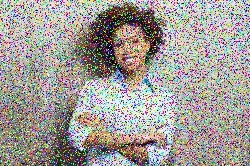
#> input picture Mod4CT1.jpg, 250 x 166 px
$ python Jeremy_Pretty_CSC_515_Module_4_Crit.py
#> lines starting #> are read from the running program, lines starting #| are printed output that depends on the picture
# Jeremy Pretty
# CSC 515
# Module 4 Crit
# March 12 2023
import cv2
import numpy as np
from matplotlib import pyplot as plt
import os

Mod_Img = os.path.join(os.path.dirname(__file__), 'Mod4CT1.jpg')

# Read the image
img = cv2.imread(Mod_Img, 0)
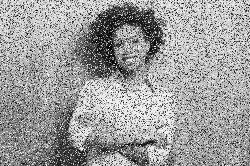
#> img: shape (166, 250); min 0, max 255, mean 157

# Define kernel sizes
kernel_sizes = [3, 5, 7]

# Define sigma values for Gaussian filter
sigma_values = [1, 2]

# Define filter types
filters = {'Mean': lambda img, ksize: cv2.blur(img, (ksize,ksize)),
           'Median': lambda img, ksize: cv2.medianBlur(img, ksize),
           'Gaussian 1': lambda img, ksize: cv2.GaussianBlur(img, (ksize,ksize), sigmaX=sigma_values[0]),
           'Gaussian 2': lambda img, ksize: cv2.GaussianBlur(img, (ksize,ksize), sigmaX=sigma_values[1])}

# Apply filters for different kernel sizes and sigma values
results = {}
for ksize in kernel_sizes:
    for filter_name, filter_func in filters.items():
        if 'Gaussian' in filter_name:
            filtered_img = filter_func(img, ksize)
        else:
            filtered_img = filter_func(img, ksize)
        results[(ksize, filter_name)] = filtered_img
#> after the loop, results = 12 items

# Plot the results
fig, axs = plt.subplots(len(kernel_sizes), len(filters), figsize=(16,12))
for i, ksize in enumerate(kernel_sizes):
    for j, filter_name in enumerate(filters.keys()):
        filtered_img = results[(ksize, filter_name)]
        axs[i,j].imshow(filtered_img, cmap='gray')
        axs[i,j].set_title(f'{filter_name} {ksize}x{ksize}')
        axs[i,j].axis('off')
    axs[i,0].set_ylabel(f'{ksize}x{ksize}', fontsize=12)
axs[0,2].set_title(f'{filters["Gaussian 1"].__name__} {kernel_sizes[0]}x{kernel_sizes[0]} sigma={sigma_values[0]}')
axs[0,3].set_title(f'{filters["Gaussian 2"].__name__} {kernel_sizes[0]}x{kernel_sizes[0]} sigma={sigma_values[1]}')
plt.tight_layout()
plt.show()
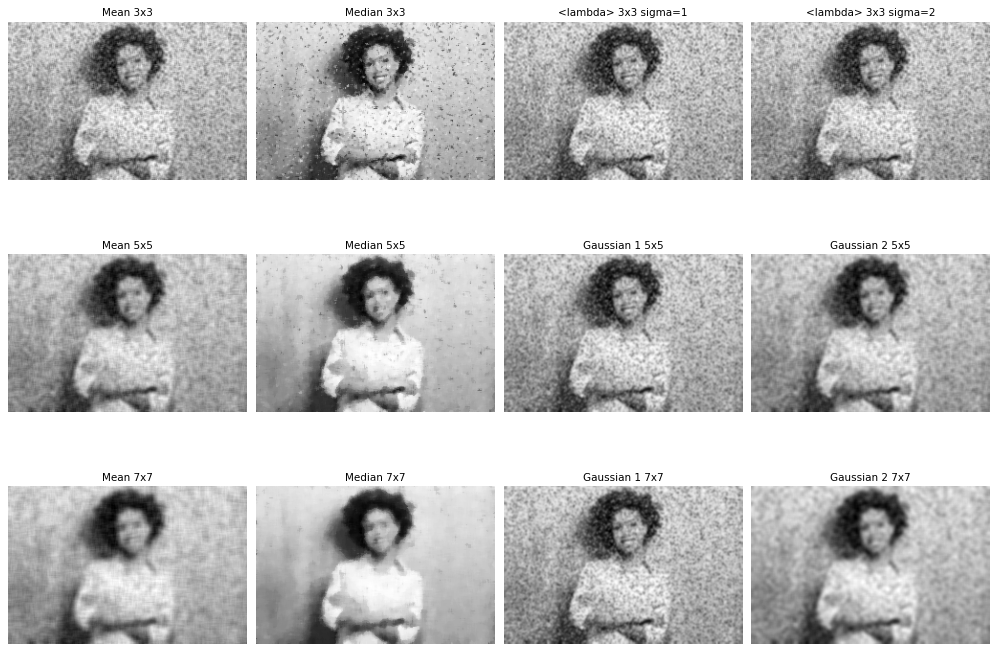
#> figure drawn by matplotlib, 12 panels
